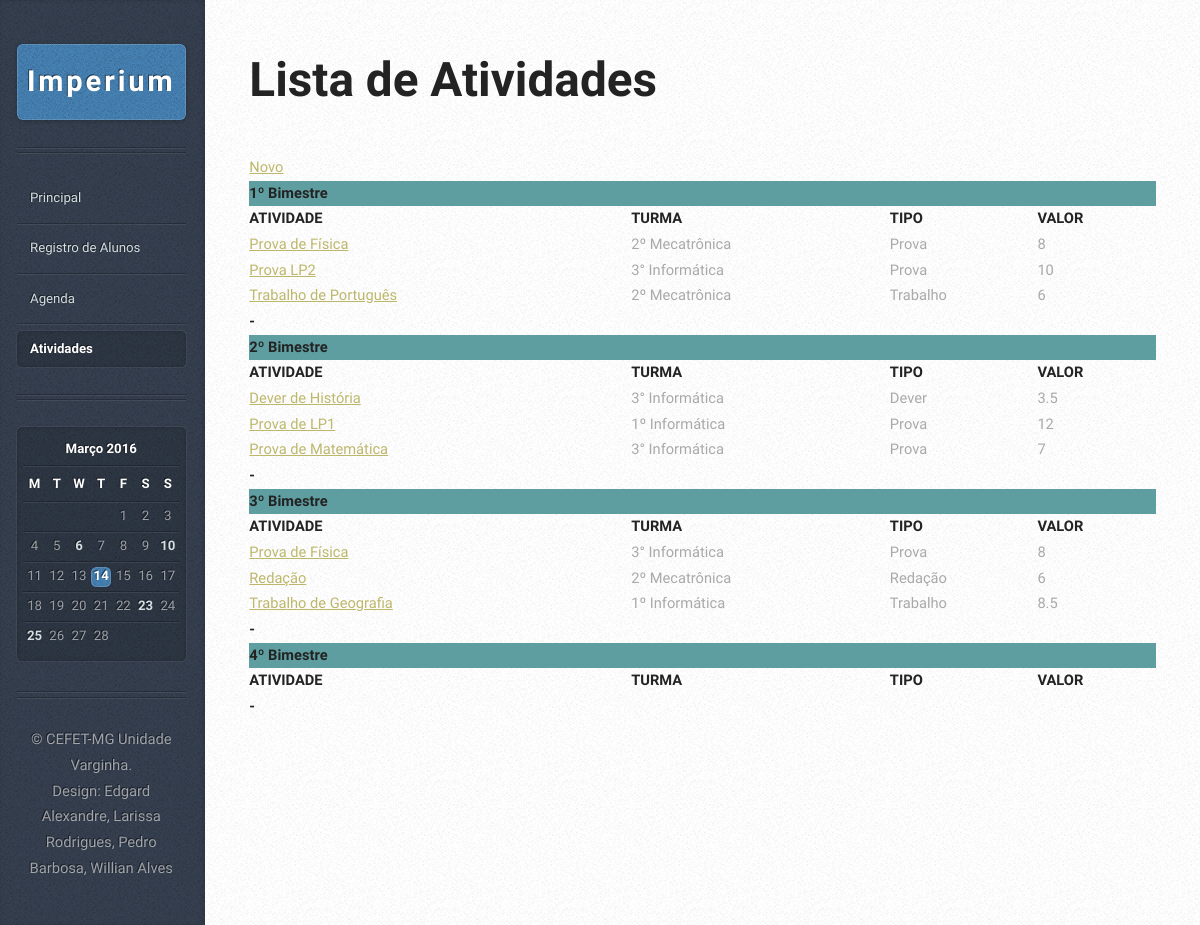
Page /atividadeLista.php on the earlier database version.
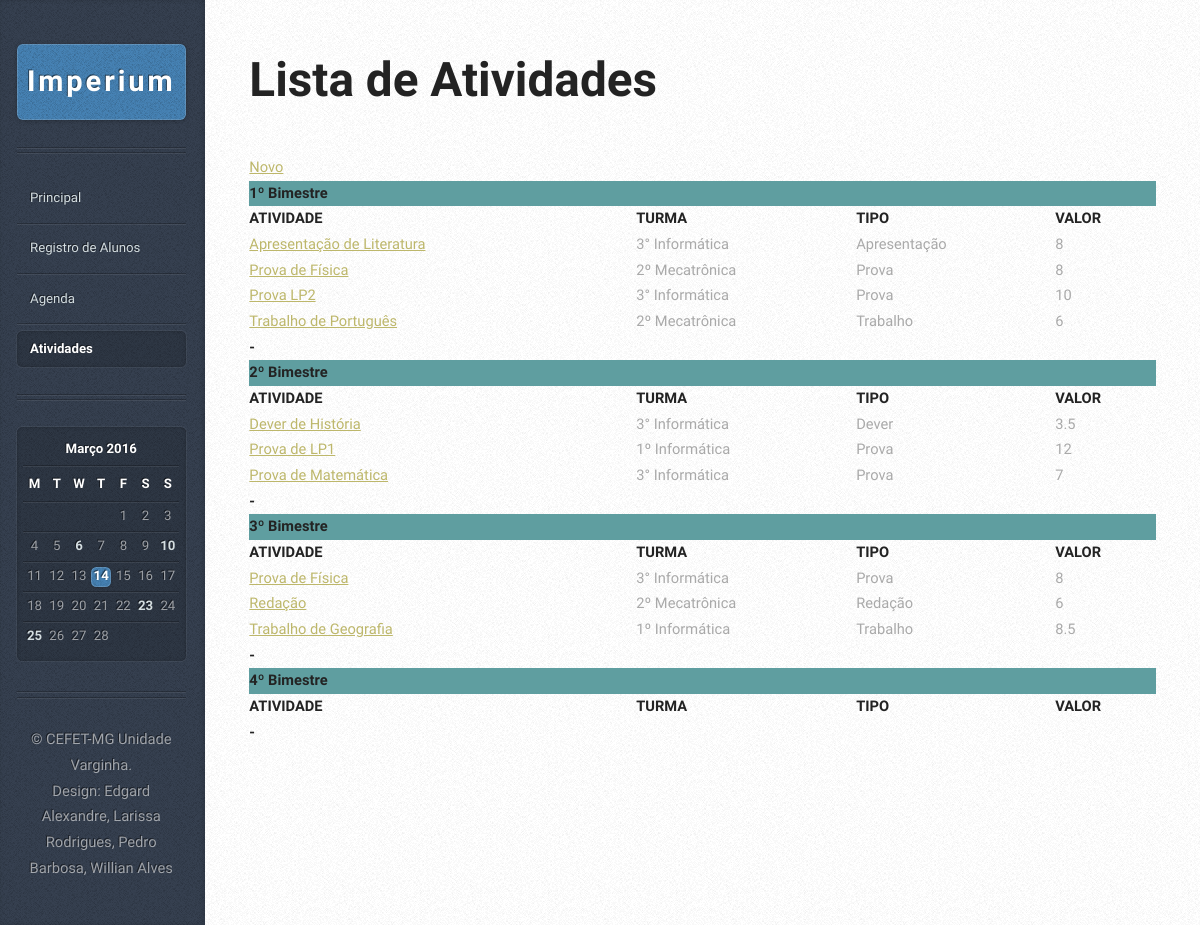
Same page on the later database version.
### tables this page shows
CREATE TABLE IF NOT EXISTS `atividade` (
  `idAtividade` int(11) NOT NULL AUTO_INCREMENT,
  `nomeAtividade` varchar(45) NOT NULL,
  `valorAtividade` float NOT NULL,
  `bimestreAtividade` varchar(45) NOT NULL,
  `tipoAtividade` varchar(45) NOT NULL,
  `idTurmaAtividade` int(11) NOT NULL,
  PRIMARY KEY (`idAtividade`),
  KEY `idTurmaAtividade` (`idTurmaAtividade`)
);

CREATE TABLE IF NOT EXISTS `turma` (
  `idTurma` int(11) NOT NULL AUTO_INCREMENT,
  `nomeTurma` varchar(45) DEFAULT NULL,
  PRIMARY KEY (`idTurma`)
);

### atividadeLista.php (the view, shortened to what the changed rows need)
<?php
    $PDO = db_connect();
    $sql = "SELECT idTurma, nomeTurma FROM Turma ORDER BY nomeTurma ASC";
    $sql1 = "SELECT idAtividade, nomeAtividade, valorAtividade, bimestreAtividade,tipoAtividade, idTurmaAtividade FROM Atividade WHERE bimestreAtividade = '1º Bimestre' ORDER BY nomeAtividade ASC";
    $sql2 = "SELECT idAtividade, nomeAtividade, valorAtividade, bimestreAtividade,tipoAtividade, idTurmaAtividade FROM Atividade WHERE bimestreAtividade = '2º Bimestre' ORDER BY nomeAtividade ASC";
    $sql3 = "SELECT idAtividade, nomeAtividade, valorAtividade, bimestreAtividade,tipoAtividade, idTurmaAtividade FROM Atividade WHERE bimestreAtividade = '3º Bimestre' ORDER BY nomeAtividade ASC";
    $stmt = $PDO->prepare($sql);
    $stmt1 = $PDO->prepare($sql1);
    $stmt2 = $PDO->prepare($sql2);
    $stmt3 = $PDO->prepare($sql3);
    $stmt->execute();
    $stmt1->execute();
    $stmt2->execute();
    $stmt3->execute();
?>
<!DOCTYPE HTML>
<html>
<head>
    <link rel="stylesheet" href="assets/css/mainScreen.css" />
    <link rel="stylesheet" href="assets/css/style.css" />
</head>
<body>
<div id="content">
    <div class="inner">
        <article class="box post post-excerpt">
            <header>
			<h2>Lista de Atividades</h2>
            </header>
            <table>
                <?php while($Atividade = $stmt1->fetch(PDO::FETCH_ASSOC)): ?>
                <tr>
                    <td><a href = "atividadeRegistro.php?id=<?php echo $Atividade['idAtividade']?>"><?php echo $Atividade['nomeAtividade']?><a></td>
                    <?php while($Turma = $stmt->fetch(PDO::FETCH_ASSOC)): ?>
                        <?php if($Atividade['idTurmaAtividade'] == $Turma['idTurma']): ?>
                                <td><?php echo $Turma['nomeTurma'] ?></td>
                        <?php endif; ?>
                    <?php endwhile;?>
                    <td><?php echo $Atividade['tipoAtividade']?></td>
                    <td><?php echo $Atividade['valorAtividade']?></td>
                </tr>
                <?php $stmt = $PDO->prepare($sql); ?>
                <?php $stmt->execute(); ?>
                <?php endwhile;?>
                <?php while($Atividade = $stmt2->fetch(PDO::FETCH_ASSOC)): ?>
                <tr>
                    <td><a href = "atividadeRegistro.php?id=<?php echo $Atividade['idAtividade']?>"><?php echo $Atividade['nomeAtividade']?></a></td>
                    <?php while($Turma = $stmt->fetch(PDO::FETCH_ASSOC)): ?>
                        <?php if($Atividade['idTurmaAtividade'] == $Turma['idTurma']): ?>
                                <td><?php echo $Turma['nomeTurma'] ?></td>
                        <?php endif; ?>
                    <?php endwhile;?>
                    <td><?php echo $Atividade['tipoAtividade']?></td>
                    <td><?php echo $Atividade['valorAtividade']?></td>
                </tr>
                <?php $stmt = $PDO->prepare($sql); ?>
                <?php $stmt->execute(); ?>
                <?php endwhile;?>
                <?php while($Atividade = $stmt3->fetch(PDO::FETCH_ASSOC)): ?>
                <tr>
                    <td><a href = "atividadeRegistro.php?id=<?php echo $Atividade['idAtividade']?>"><?php echo $Atividade['nomeAtividade']?></a></td>
                    <?php while($Turma = $stmt->fetch(PDO::FETCH_ASSOC)): ?>
                        <?php if($Atividade['idTurmaAtividade'] == $Turma['idTurma']): ?>
                                <td><?php echo $Turma['nomeTurma'] ?></td>
                        <?php endif; ?>
                    <?php endwhile;?>
                    <td><?php echo $Atividade['tipoAtividade']?></td>
                    <td><?php echo $Atividade['valorAtividade']?></td>
                </tr>
                <?php $stmt = $PDO->prepare($sql); ?>
                <?php $stmt->execute(); ?>
                <?php endwhile;?>
                <a href="form-add-Atividade.php"> Novo</a><br>
            </table>
            </article>
    </div>
</div>
			<div id="sidebar">
					<h1 id="logo"><a href="#">Imperium</a></h1>
					<section class="box calendar">
						<div class="inner">
							<table>
								<caption>Março 2016</caption>
								<thead>
									<tr>
										<th scope="col" title="Monday">M</th>
										<th scope="col" title="Tuesday">T</th>
										<th scope="col" title="Wednesday">W</th>
										<th scope="col" title="Thursday">T</th>
										<th scope="col" title="Friday">F</th>
										<th scope="col" title="Saturday">S</th>
										<th scope="col" title="Sunday">S</th>
									</tr>
								</thead>
							</table>
						</div>
					</section>
			</div>
	</body>
</html>

Differences in the rows shown:
added atividade: nomeAtividade "Apresentação de Literatura", tipoAtividade "Apresentação", valorAtividade "8", turma (nomeTurma "3° Informática"), shown under "VALOR"
